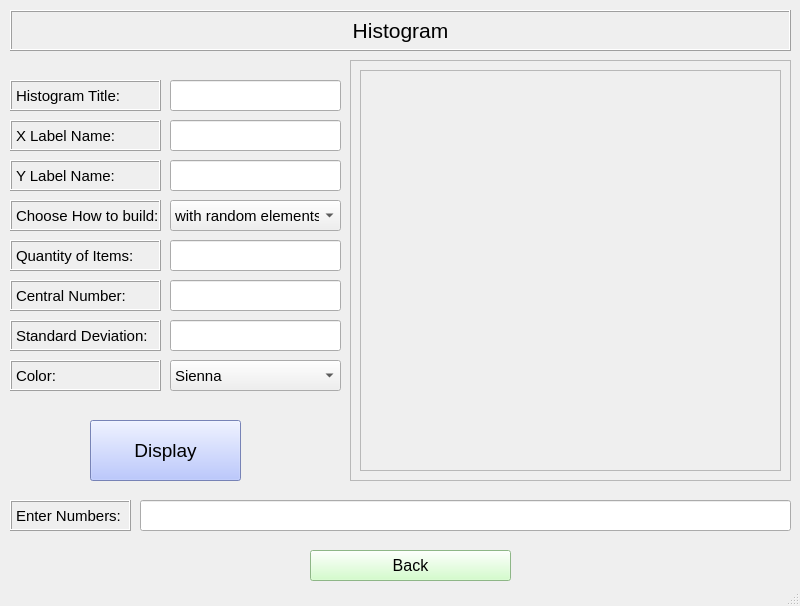
<?xml version="1.0" encoding="UTF-8"?>
<ui version="4.0">
 <class>Hist_page</class>
 <widget class="QMainWindow" name="Hist_page">
  <property name="geometry">
   <rect>
    <x>0</x>
    <y>0</y>
    <width>800</width>
    <height>606</height>
   </rect>
  </property>
  <property name="windowTitle">
   <string>MainWindow</string>
  </property>
  <widget class="QWidget" name="centralwidget">
   <widget class="QLabel" name="hist_label">
    <property name="geometry">
     <rect>
      <x>10</x>
      <y>10</y>
      <width>781</width>
      <height>41</height>
     </rect>
    </property>
    <property name="font">
     <font>
      <pointsize>16</pointsize>
     </font>
    </property>
    <property name="frameShape">
     <enum>QFrame::Box</enum>
    </property>
    <property name="frameShadow">
     <enum>QFrame::Raised</enum>
    </property>
    <property name="text">
     <string>Histogram</string>
    </property>
    <property name="alignment">
     <set>Qt::AlignCenter</set>
    </property>
   </widget>
   <widget class="QFrame" name="fr_down">
    <property name="geometry">
     <rect>
      <x>350</x>
      <y>60</y>
      <width>441</width>
      <height>421</height>
     </rect>
    </property>
    <property name="frameShape">
     <enum>QFrame::StyledPanel</enum>
    </property>
    <property name="frameShadow">
     <enum>QFrame::Raised</enum>
    </property>
    <layout class="QHBoxLayout" name="horizontalLayout">
     <item>
      <widget class="QFrame" name="fr_up">
       <property name="frameShape">
        <enum>QFrame::StyledPanel</enum>
       </property>
       <property name="frameShadow">
        <enum>QFrame::Raised</enum>
       </property>
      </widget>
     </item>
    </layout>
   </widget>
   <widget class="QPushButton" name="back_button">
    <property name="geometry">
     <rect>
      <x>310</x>
      <y>550</y>
      <width>201</width>
      <height>31</height>
     </rect>
    </property>
    <property name="font">
     <font>
      <pointsize>12</pointsize>
     </font>
    </property>
    <property name="styleSheet">
     <string notr="true">background-color: rgb(199, 255, 189);</string>
    </property>
    <property name="text">
     <string>Back</string>
    </property>
   </widget>
   <widget class="QLabel" name="choose_label">
    <property name="geometry">
     <rect>
      <x>10</x>
      <y>200</y>
      <width>151</width>
      <height>31</height>
     </rect>
    </property>
    <property name="font">
     <font>
      <pointsize>11</pointsize>
     </font>
    </property>
    <property name="frameShape">
     <enum>QFrame::Box</enum>
    </property>
    <property name="frameShadow">
     <enum>QFrame::Raised</enum>
    </property>
    <property name="text">
     <string>Choose How to build:</string>
    </property>
   </widget>
   <widget class="QComboBox" name="choose_box">
    <property name="geometry">
     <rect>
      <x>170</x>
      <y>200</y>
      <width>171</width>
      <height>31</height>
     </rect>
    </property>
    <property name="font">
     <font>
      <pointsize>11</pointsize>
     </font>
    </property>
    <item>
     <property name="text">
      <string>with random elements</string>
     </property>
    </item>
    <item>
     <property name="text">
      <string>with entered elements</string>
     </property>
    </item>
   </widget>
   <widget class="QLabel" name="number_label">
    <property name="geometry">
     <rect>
      <x>10</x>
      <y>500</y>
      <width>121</width>
      <height>31</height>
     </rect>
    </property>
    <property name="font">
     <font>
      <pointsize>11</pointsize>
     </font>
    </property>
    <property name="frameShape">
     <enum>QFrame::Box</enum>
    </property>
    <property name="frameShadow">
     <enum>QFrame::Raised</enum>
    </property>
    <property name="text">
     <string>Enter Numbers:</string>
    </property>
   </widget>
   <widget class="QLineEdit" name="number_line">
    <property name="geometry">
     <rect>
      <x>140</x>
      <y>500</y>
      <width>651</width>
      <height>31</height>
     </rect>
    </property>
    <property name="font">
     <font>
      <pointsize>11</pointsize>
     </font>
    </property>
    <property name="text">
     <string/>
    </property>
    <property name="alignment">
     <set>Qt::AlignCenter</set>
    </property>
   </widget>
   <widget class="QLabel" name="quantity_label">
    <property name="geometry">
     <rect>
      <x>10</x>
      <y>240</y>
      <width>151</width>
      <height>31</height>
     </rect>
    </property>
    <property name="font">
     <font>
      <pointsize>11</pointsize>
     </font>
    </property>
    <property name="frameShape">
     <enum>QFrame::Box</enum>
    </property>
    <property name="frameShadow">
     <enum>QFrame::Raised</enum>
    </property>
    <property name="text">
     <string>Quantity of Items:</string>
    </property>
   </widget>
   <widget class="QLineEdit" name="quantity_line">
    <property name="geometry">
     <rect>
      <x>170</x>
      <y>240</y>
      <width>171</width>
      <height>31</height>
     </rect>
    </property>
    <property name="font">
     <font>
      <pointsize>11</pointsize>
     </font>
    </property>
    <property name="alignment">
     <set>Qt::AlignCenter</set>
    </property>
   </widget>
   <widget class="QLabel" name="central_label">
    <property name="geometry">
     <rect>
      <x>10</x>
      <y>280</y>
      <width>151</width>
      <height>31</height>
     </rect>
    </property>
    <property name="font">
     <font>
      <pointsize>11</pointsize>
     </font>
    </property>
    <property name="frameShape">
     <enum>QFrame::Box</enum>
    </property>
    <property name="frameShadow">
     <enum>QFrame::Raised</enum>
    </property>
    <property name="text">
     <string>Central Number:</string>
    </property>
   </widget>
   <widget class="QLineEdit" name="central_line">
    <property name="geometry">
     <rect>
      <x>170</x>
      <y>280</y>
      <width>171</width>
      <height>31</height>
     </rect>
    </property>
    <property name="font">
     <font>
      <pointsize>11</pointsize>
     </font>
    </property>
    <property name="alignment">
     <set>Qt::AlignCenter</set>
    </property>
   </widget>
   <widget class="QLabel" name="deviation_label">
    <property name="geometry">
     <rect>
      <x>10</x>
      <y>320</y>
      <width>151</width>
      <height>31</height>
     </rect>
    </property>
    <property name="font">
     <font>
      <pointsize>11</pointsize>
     </font>
    </property>
    <property name="frameShape">
     <enum>QFrame::Box</enum>
    </property>
    <property name="frameShadow">
     <enum>QFrame::Raised</enum>
    </property>
    <property name="text">
     <string>Standard Deviation:</string>
    </property>
   </widget>
   <widget class="QLineEdit" name="deviation_line">
    <property name="geometry">
     <rect>
      <x>170</x>
      <y>320</y>
      <width>171</width>
      <height>31</height>
     </rect>
    </property>
    <property name="font">
     <font>
      <pointsize>11</pointsize>
     </font>
    </property>
    <property name="alignment">
     <set>Qt::AlignCenter</set>
    </property>
   </widget>
   <widget class="QPushButton" name="display_button">
    <property name="geometry">
     <rect>
      <x>90</x>
      <y>420</y>
      <width>151</width>
      <height>61</height>
     </rect>
    </property>
    <property name="font">
     <font>
      <pointsize>14</pointsize>
     </font>
    </property>
    <property name="styleSheet">
     <string notr="true">background-color: rgb(166, 183, 255);</string>
    </property>
    <property name="text">
     <string>Display</string>
    </property>
   </widget>
   <widget class="QLabel" name="color_label">
    <property name="geometry">
     <rect>
      <x>10</x>
      <y>360</y>
      <width>151</width>
      <height>31</height>
     </rect>
    </property>
    <property name="font">
     <font>
      <pointsize>11</pointsize>
     </font>
    </property>
    <property name="frameShape">
     <enum>QFrame::Box</enum>
    </property>
    <property name="frameShadow">
     <enum>QFrame::Raised</enum>
    </property>
    <property name="text">
     <string>Color:</string>
    </property>
   </widget>
   <widget class="QComboBox" name="color_box">
    <property name="geometry">
     <rect>
      <x>170</x>
      <y>360</y>
      <width>171</width>
      <height>31</height>
     </rect>
    </property>
    <property name="font">
     <font>
      <pointsize>11</pointsize>
     </font>
    </property>
    <item>
     <property name="text">
      <string>Sienna</string>
     </property>
    </item>
    <item>
     <property name="text">
      <string>Brown</string>
     </property>
    </item>
    <item>
     <property name="text">
      <string>Silver</string>
     </property>
    </item>
    <item>
     <property name="text">
      <string>Orchid</string>
     </property>
    </item>
    <item>
     <property name="text">
      <string>HotPink</string>
     </property>
    </item>
   </widget>
   <widget class="QLabel" name="title_label">
    <property name="geometry">
     <rect>
      <x>10</x>
      <y>80</y>
      <width>151</width>
      <height>31</height>
     </rect>
    </property>
    <property name="font">
     <font>
      <pointsize>11</pointsize>
     </font>
    </property>
    <property name="frameShape">
     <enum>QFrame::Box</enum>
    </property>
    <property name="frameShadow">
     <enum>QFrame::Raised</enum>
    </property>
    <property name="text">
     <string>Histogram Title:</string>
    </property>
   </widget>
   <widget class="QLineEdit" name="title_line">
    <property name="geometry">
     <rect>
      <x>170</x>
      <y>80</y>
      <width>171</width>
      <height>31</height>
     </rect>
    </property>
    <property name="font">
     <font>
      <pointsize>11</pointsize>
     </font>
    </property>
    <property name="alignment">
     <set>Qt::AlignCenter</set>
    </property>
   </widget>
   <widget class="QLabel" name="x_label">
    <property name="geometry">
     <rect>
      <x>10</x>
      <y>120</y>
      <width>151</width>
      <height>31</height>
     </rect>
    </property>
    <property name="font">
     <font>
      <pointsize>11</pointsize>
     </font>
    </property>
    <property name="frameShape">
     <enum>QFrame::Box</enum>
    </property>
    <property name="frameShadow">
     <enum>QFrame::Raised</enum>
    </property>
    <property name="text">
     <string>X Label Name:</string>
    </property>
   </widget>
   <widget class="QLabel" name="y_label">
    <property name="geometry">
     <rect>
      <x>10</x>
      <y>160</y>
      <width>151</width>
      <height>31</height>
     </rect>
    </property>
    <property name="font">
     <font>
      <pointsize>11</pointsize>
     </font>
    </property>
    <property name="frameShape">
     <enum>QFrame::Box</enum>
    </property>
    <property name="frameShadow">
     <enum>QFrame::Raised</enum>
    </property>
    <property name="text">
     <string>Y Label Name:</string>
    </property>
   </widget>
   <widget class="QLineEdit" name="x_line">
    <property name="geometry">
     <rect>
      <x>170</x>
      <y>120</y>
      <width>171</width>
      <height>31</height>
     </rect>
    </property>
    <property name="font">
     <font>
      <pointsize>11</pointsize>
     </font>
    </property>
    <property name="alignment">
     <set>Qt::AlignCenter</set>
    </property>
   </widget>
   <widget class="QLineEdit" name="y_line">
    <property name="geometry">
     <rect>
      <x>170</x>
      <y>160</y>
      <width>171</width>
      <height>31</height>
     </rect>
    </property>
    <property name="font">
     <font>
      <pointsize>11</pointsize>
     </font>
    </property>
    <property name="alignment">
     <set>Qt::AlignCenter</set>
    </property>
   </widget>
  </widget>
  <widget class="QStatusBar" name="statusbar"/>
 </widget>
 <resources/>
 <connections/>
</ui>
